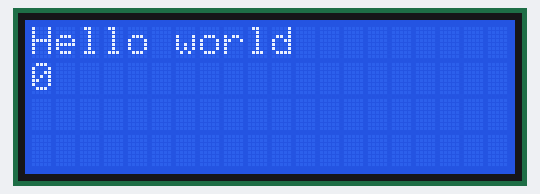
Simulated run of this program. Board: ESP32. On the bench: 20×4 character LCD. What the program prints to the serial monitor is not drawn.

Above: at 0.1 s.
At 4.6 s:
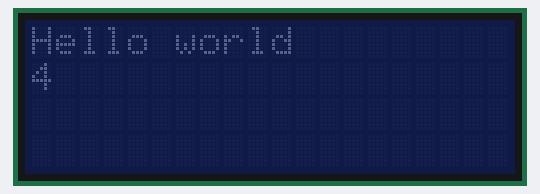
At 9.7 s:
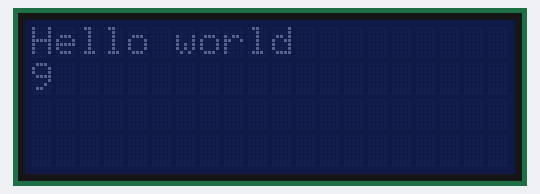
At 19.7 s:
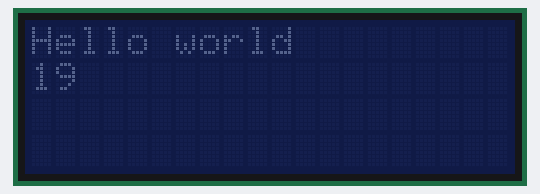
At 29.2 s:
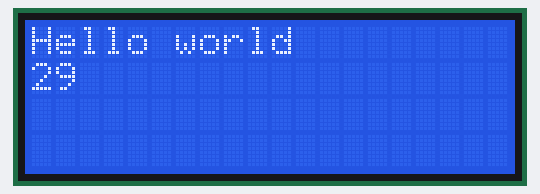
At 38.8 s:
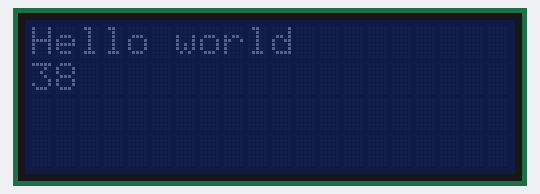

Measured:
- what the display in image 1 shows lasts 0.5 s, from 4.6 s to 5.1 s

The program:

main.cpp
```cpp
#include <Arduino.h>
#include <Wire.h>
#include <LiquidCrystal_PCF8574.h>

/*

Параметры
╔═════════════╦════════════╗
║ Экран       ║ 20x4, 16x2 ║
╠═════════════╬════════════╣
║ Протокол    ║ I2C        ║
╠═════════════╬════════════╣
║ Адрес (I2C) ║ 0x27       ║
╠═════════════╬════════════╣
║ Питание     ║ +5V        ║
╚═════════════╩════════════╝

Распиновка
╔═════╦═════╦═════╦═════╗
║ GND ║ VCC ║ SCL ║ SDA ║
╠═════╬═════╬═════╬═════╣
║ GND ║ +5V ║ SCL ║ SDA ║
╚═════╩═════╩═════╩═════╝

*/

LiquidCrystal_PCF8574 lcd(0x27);

void setup() {
    //Serial.begin(115200);
    // while(!Serial);
    Serial.println("LCD Character Backpack I2C Test.");
    // set up the LCD's number of rows and columns:
    lcd.begin(20, 4);

    // Print a message to the LCD.
    lcd.print("Hello world");
}

void loop() {
    // set the cursor to column 0, line 1
    // (note: line 1 is the second row, since counting begins with 0):
    lcd.setCursor(0, 1);
    // print the number of seconds since reset:
    lcd.print(millis()/1000);

    lcd.setBacklight(HIGH);
    delay(500);
    lcd.setBacklight(LOW);
    delay(500);
}
```
